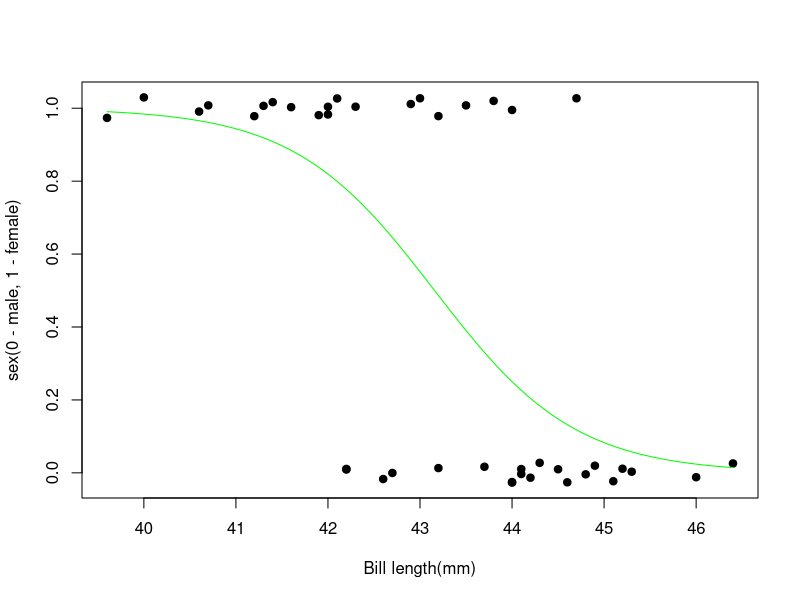

Reproduce this figure in R.
##Week1session2workshop

bird1<-read.csv("birds.csv") #upload file - make sure file is in same dir to the Rprogram-file
View(bird1) #view the data set to make a blue print of it in you current project

sex<-bird1$sex #assign sex column to a seperate value table "sex"
curlen<-bird1$curlen   #assign curlen column to a seperate value table "curlen"
sexcode<-ifelse(sex=="F", 1, 0) #code famale to 1 and male to 0 and give it 'sexcode' name
plot(curlen, jitter(sexcode, 0.15), pch=19, xlab="Bill length(mm)", ylab = "sex(0 - male, 1 - female)")
#plot "CURLEN" use "JITTER PLOT" plot sex code 0.15 show how disterbuted they are
#pch19 is the type of shape you want to us, then xy labs name.
model <- glm(sexcode~curlen, binomial()) #apply glm model to sexcode&curlen
xv<-seq(min(curlen), max(curlen), 0.01) #use on your regression model 'Curlen as min'
yv<-predict(model, list(curlen=xv), type="response") #predict your model
lines(xv, yv, col="green") #create a line